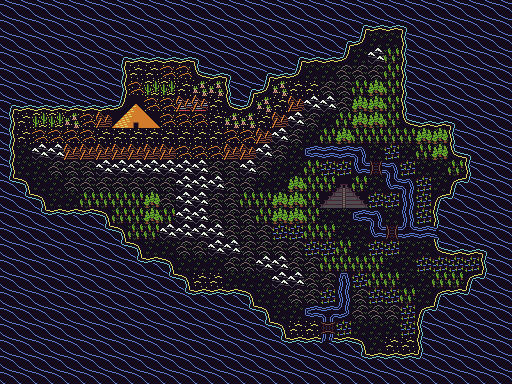

Tiled map render using the project's own tile images. Description and the whole map definition, tile-layer contents included, below:
An orthogonal 32x24 tile map with 16x16 px tiles, 1 tile layer (background), 1 hidden layer not drawn, 2 tilesets and 4 objects (ABC, DEF, GHI, JKL).

<map version="1.0" tiledversion="2017.07.26" orientation="orthogonal" renderorder="right-down" width="32" height="24" tilewidth="16" tileheight="16" nextobjectid="17">
 <tileset firstgid="1" source="tiles.tsx" />
 <tileset firstgid="257" source="solid.tsx" />
 <layer name="background" width="32" height="24">
  <data encoding="csv">
17,17,17,17,17,17,17,17,17,17,17,17,17,17,17,17,17,17,17,17,17,17,17,17,17,17,17,17,17,17,17,17,
17,17,17,17,17,17,17,17,17,17,17,17,17,17,17,17,17,17,17,17,17,17,15,9,9,16,17,17,17,17,17,17,
17,17,17,17,17,17,17,17,17,17,17,17,17,17,17,17,17,17,17,17,17,15,30,18,18,12,17,17,17,17,17,17,
17,17,17,17,17,17,17,15,9,9,9,9,16,17,17,17,17,17,15,9,9,30,18,23,20,12,17,17,17,17,17,17,
17,17,17,17,17,17,17,11,34,34,38,38,29,9,16,17,15,9,30,18,18,22,22,22,20,12,17,17,17,17,17,17,
17,17,17,17,17,17,17,11,38,37,37,34,36,36,12,15,30,36,34,34,22,22,20,21,20,12,17,17,17,17,17,17,
15,9,9,9,9,9,9,30,108,38,38,40,40,34,29,30,36,34,39,23,23,22,21,21,20,12,17,17,17,17,17,17,
11,34,37,37,36,38,39,123,124,125,38,38,38,34,36,36,34,39,23,22,18,20,21,21,20,29,9,9,16,17,17,17,
11,34,38,38,38,38,34,34,34,34,34,34,34,34,38,38,39,23,22,18,20,21,20,20,20,20,21,21,12,17,17,17,
11,18,23,23,39,39,39,39,39,39,39,38,38,38,39,39,23,22,18,58,42,42,46,18,19,18,20,21,29,16,17,17,
11,18,18,22,22,22,23,23,23,23,23,23,23,22,22,23,22,18,18,20,19,19,61,43,46,19,18,18,20,12,17,17,
31,14,18,18,22,22,22,22,22,22,22,23,23,23,22,22,18,18,21,20,20,111,20,18,61,46,19,18,13,32,17,17,
17,31,14,18,18,20,20,20,20,21,22,23,23,22,22,20,20,21,21,20,126,127,128,19,19,41,19,13,32,17,17,17,
17,17,31,25,25,25,14,20,20,21,20,23,23,22,22,22,20,21,21,20,18,18,58,46,18,41,19,12,17,17,17,17,
17,17,17,17,17,17,31,14,20,20,23,23,23,23,22,22,22,19,19,20,20,18,18,61,43,63,42,28,17,17,17,17,
17,17,17,17,17,17,17,31,14,18,18,22,22,23,23,22,22,22,22,19,19,20,18,19,19,18,18,29,9,9,16,17,
17,17,17,17,17,17,17,17,31,25,14,18,18,18,22,22,23,23,22,22,20,20,20,20,18,18,19,19,19,19,12,17,
17,17,17,17,17,17,17,17,17,17,31,14,34,34,18,18,18,23,23,22,22,44,19,20,20,18,18,20,20,13,32,17,
17,17,17,17,17,17,17,17,17,17,17,31,25,25,25,14,18,18,22,22,19,41,22,19,19,20,18,13,25,32,17,17,
17,17,17,17,17,17,17,17,17,17,17,17,17,17,17,31,14,18,18,58,48,62,22,22,22,19,13,32,17,17,17,17,
17,17,17,17,17,17,17,17,17,17,17,17,17,17,17,17,31,14,34,34,57,19,18,18,18,19,12,17,17,17,17,17,
17,17,17,17,17,17,17,17,17,17,17,17,17,17,17,17,17,31,25,25,26,25,14,18,34,34,12,17,17,17,17,17,
17,17,17,17,17,17,17,17,17,17,17,17,17,17,17,17,17,17,17,17,17,17,31,25,25,25,32,17,17,17,17,17,
17,17,17,17,17,17,17,17,17,17,17,17,17,17,17,17,17,17,17,17,17,17,17,17,17,17,17,17,17,17,17,17
</data>
 </layer>
 <layer name="solid" width="32" height="24" visible="0">
  <data encoding="csv">
259,259,259,259,259,259,259,259,259,259,259,259,259,259,259,259,259,259,259,259,259,259,259,259,259,259,259,259,259,259,259,259,
259,259,259,259,259,259,259,259,259,259,259,259,259,259,259,259,259,259,259,259,259,259,259,259,259,259,259,259,259,259,259,259,
259,259,259,259,259,259,259,259,259,259,259,259,259,259,259,259,259,259,259,259,259,259,259,258,258,259,259,259,259,259,259,259,
259,259,259,259,259,259,259,259,259,259,259,259,259,259,259,259,259,259,259,259,259,259,258,257,258,259,259,259,259,259,259,259,
259,259,259,259,259,259,259,259,258,258,258,258,259,259,259,259,259,259,259,258,258,258,258,258,258,259,259,259,259,259,259,259,
259,259,259,259,259,259,259,259,258,257,257,258,258,258,259,259,259,258,258,258,258,258,258,257,258,259,259,259,259,259,259,259,
259,259,259,259,259,259,259,259,257,258,258,257,257,258,259,259,258,258,257,257,257,258,257,257,258,259,259,259,259,259,259,259,
259,258,257,257,258,258,257,257,258,257,258,258,258,258,258,258,258,257,257,258,258,258,257,257,258,259,259,259,259,259,259,259,
259,258,258,258,258,258,258,258,258,258,258,258,258,258,258,258,257,257,258,258,258,257,258,258,258,258,257,257,259,259,259,259,
259,258,257,257,257,257,257,257,257,257,257,258,258,258,257,257,257,258,258,259,259,259,259,258,258,258,258,257,259,259,259,259,
259,258,258,258,258,258,257,257,257,257,257,257,257,258,258,257,258,258,258,258,258,258,259,260,259,258,258,258,258,259,259,259,
259,259,258,258,258,258,258,258,258,258,258,257,257,257,258,258,258,258,257,258,258,257,258,258,259,259,258,258,259,259,259,259,
259,259,259,258,258,258,258,258,258,257,258,257,257,258,258,258,258,257,257,258,257,258,257,258,258,259,258,259,259,259,259,259,
259,259,259,259,259,259,259,258,258,257,258,257,257,258,258,258,258,257,257,258,258,258,259,259,258,259,258,259,259,259,259,259,
259,259,259,259,259,259,259,259,258,258,257,257,257,257,258,258,258,258,258,258,258,258,258,259,260,259,259,259,259,259,259,259,
259,259,259,259,259,259,259,259,259,258,258,258,258,257,257,258,258,258,258,258,258,258,258,258,258,258,258,259,259,259,259,259,
259,259,259,259,259,259,259,259,259,259,259,258,258,258,258,258,257,257,258,258,258,258,258,258,258,258,258,258,258,258,259,259,
259,259,259,259,259,259,259,259,259,259,259,259,258,258,258,258,258,257,257,258,258,259,258,258,258,258,258,258,258,259,259,259,
259,259,259,259,259,259,259,259,259,259,259,259,259,259,259,259,258,258,258,258,258,259,258,258,258,258,258,259,259,259,259,259,
259,259,259,259,259,259,259,259,259,259,259,259,259,259,259,259,259,258,258,259,259,259,258,258,258,258,259,259,259,259,259,259,
259,259,259,259,259,259,259,259,259,259,259,259,259,259,259,259,259,259,258,258,260,258,258,258,258,258,259,259,259,259,259,259,
259,259,259,259,259,259,259,259,259,259,259,259,259,259,259,259,259,259,259,259,259,259,259,258,258,258,259,259,259,259,259,259,
259,259,259,259,259,259,259,259,259,259,259,259,259,259,259,259,259,259,259,259,259,259,259,259,259,259,259,259,259,259,259,259,
259,259,259,259,259,259,259,259,259,259,259,259,259,259,259,259,259,259,259,259,259,259,259,259,259,259,259,259,259,259,259,259
</data>
 </layer>
 <objectgroup name="objects" visible="0">
  <object id="7" name="ABC" x="160" y="208" width="16" height="16" />
  <object id="9" name="DEF" x="128" y="80" width="16" height="16" />
  <object id="10" name="GHI" x="368" y="32" width="16" height="16" />
  <object id="11" name="JKL" x="416" y="208" width="16" height="16" />
 </objectgroup>
 <objectgroup name="triggers" visible="0" />
</map>